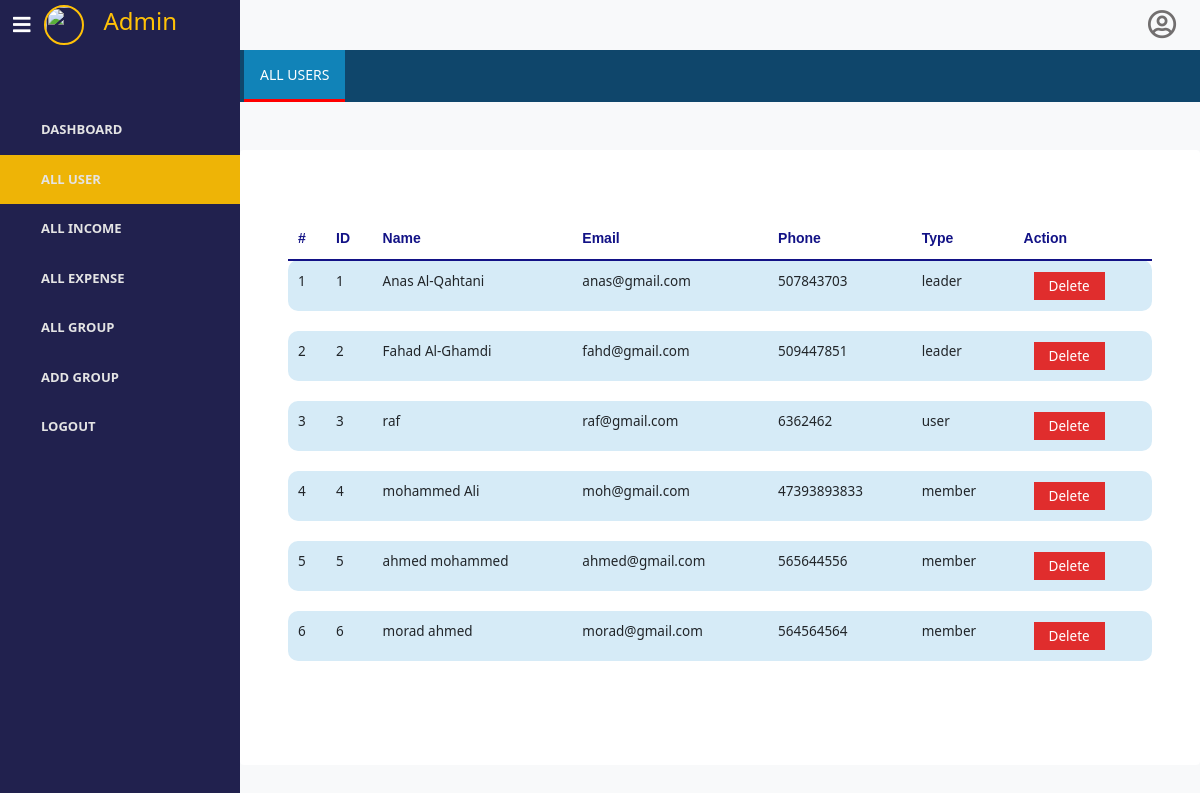
The app's page /admin/all_user.php with its own data.
### tables this page shows
CREATE TABLE `users` (
  `id` int(6) NOT NULL,
  `full_name` varchar(50) NOT NULL,
  `email` varchar(50) NOT NULL,
  `password` varchar(50) NOT NULL,
  `phone` varchar(50) DEFAULT NULL,
  `gender` varchar(10) NOT NULL,
  `img` blob DEFAULT NULL,
  `type` varchar(10) NOT NULL DEFAULT 'user',
  `admin_id` int(6) NOT NULL
);

### admin/all_user.php (the view, shortened to what this page needs)
<!DOCTYPE html>
<html lang="en">
<head>
    <link rel="stylesheet" href="../css/style.css">
   <link rel="stylesheet" href="https://cdn.jsdelivr.net/npm/bootstrap@5.0.1/dist/css/bootstrap.min.css">
    <link rel="stylesheet" href="https://use.fontawesome.com/releases/v5.7.2/css/all.css">
</head>
<body>
    <div class="px-0 bg-light">
        <div class="d-flex">
            <div class="d-flex align-items-center " id="navbar"> <button class="navbar-toggler" type="button" data-bs-toggle="collapse" data-bs-target="#navbar-items" aria-controls="navbarSupportedContent" aria-expanded="true" aria-label="Toggle navigation"> <span class="fas fa-bars"></span> </button> <div class="d-flex topdashboard">
                <img src="../userimg.png" width="40" height="40">
                <h4>Admin</h4>
            </div> </div>
            <div id="navbar2" class="d-flex justify-content-end pe-4"> <span class="far fa-user-circle "></span> </div>
        </div>
        <div class="d-md-flex">
            <ul id="navbar-items" class="p-0">
                <a href="admin_dashboard.php"><li > <span class="ps-3 name ">Dashboard</span> </li></a>
                <a href="all_user.php"> <li class="active" > <span class="ps-3 name">All USER</span> </li></a>
                <a href="all_income.php"><li>  <span class="ps-3 name">ALL INCOME</span> </li></a>
                <a href="all_expense.php"><li>  <span class="ps-3 name">ALL EXPENSE</span> </li></a>
                <a href="all_group.php"><li>  <span class="ps-3 name">ALL GROUP</span> </li></a>
                <a href="add_group.php"><li> <span class="ps-3 name">ADD GROUP</span> </li></a>
                <a href="index.php"><li> <span class="ps-3 name">Logout</span> </li></a>
            </ul>
            <div id="topnavbar">
                <div class="topnav mb-3">
                    <div class="d-flex px-1"> <a href="#home" class="active">All Users</a>  </div>
                </div>
                <div class="container rounded mt-5 bg-white p-md-5">
                    <div class="table-responsive">
                        <table class="table">
                            <thead>
                                <tr>
                                    <th scope="col">#</th>
                                    <th scope="col">ID</th>
                                    <th scope="col">Name</th>
                                    <th scope="col">Email</th>
                                    <th scope="col">Phone</th>
                                    <th scope="col">Type</th>
                                    <th scope="col">Action</th>
                                </tr>
                            </thead>
                            <tbody>
                            <?php
                                $i=1;
                                include('../database/connect.php');
                                  $query="SELECT * FROM users";
                                  if($result=mysqli_query($connect,$query))
                                     {
                                      if(mysqli_num_rows($result)>0)
                                        {
                                         while($row=mysqli_fetch_array($result))
                                                        {
                                                            ?>
                                                            <tr class='bg-blue'>
                                                            <td> <?php echo $i ?> </td>
                                                            <td> <?php echo $row['id']; ?> </td>
                                                            <td> <?php echo $row['full_name'] ?> </td>
                                                            <td> <?php echo $row['email']; ?> </td>
                                                            <td> <?php echo $row['phone']; ?> </td>
                                                            <td> <?php echo $row['type']; ?> </td>
                                                           <td> <a type="buttan" class='delete_btn delete'>Delete</a></td>
                                                        </tr>
                                                          <?php
                                                        echo "<tr id='spacing-row'>";
                                                        echo "<td></td>";
                                                        echo "</tr>";
                                                        $i++;
                                                        }
                                                    }
                                                    else
                                                    {
                                                    echo "null record";
                                                    }
                                                }
                                                else
                                                {
                                                    echo "thats problem is select $query.".mysqli_error($connect)."<br>";
                                                }
                                                ?>
                            </tbody>
                        </table>
                </div>
                </div>
            </div>
        </div>
    </div>
</body>
</html>

### css/style.css (style rules this page uses)
* { margin: 0; padding: 0; box-sizing: border-box; list-style: none; }
body { background-color: rgba(35,43,85,0.15) !important; }
a { text-decoration: none !important; }
.topdashboard { display: flex; align-items: center; }
.topdashboard img { border: 2px solid #ffc107; border-radius: 50%; }
.topdashboard h4 { margin-left: 20px; color:#ffc107 ; }
.topnav { background-color:rgb(15, 70, 107); overflow: hidden; }
.far.fa-user-circle { font-size: 29px; color: #726f6f; padding-top: 10px; }
.topnav a { float: left; display: block; color: #8d8b8b; font-weight: 800; font-size: 14px; text-transform: uppercase; padding: 14px 16px; text-decoration: none; border-bottom: 3px solid transparent; }
.topnav .active { background-color: #1183b8; color: #fff; font-weight: 500; border-bottom: 3px solid red; }
::placeholder { font-size: 10px; }
.container .table-responsive { margin: 20px auto; overflow-x: auto; }
.table thead tr th { font-size: 11px; color: #868585; padding: 10px 10px; }
.table tbody tr td { font-size: 13.5px; padding: 10px 10px; }
#navbar { width: 20%; background-color: #21214e !important; height: 50px; border: none; }
.fas.fa-bars { color: white; }
#navbar2 { width: 80%; }
#navbar-items { width: 20%; height: 100vh !important; background-color: #21214e; padding-top: 55px !important; }
ul#navbar-items li { color: rgb(228, 228, 228); padding: 15px 25px; font-weight: 600; text-transform: uppercase; font-size: 13px; display: flex; align-items: center; cursor: pointer; }
ul#navbar-items .active { background-color: #eeb406; font-weight: bold !important; }
#topnavbar { width: 80%; height: 90vh; }

### admin/all_user.php (style rules this page uses)
th { font-family: 'Poppins', sans-serif; font-weight: bold; font-size: 14px !important; color: #121286 !important; border-bottom: 2px solid #121286 !important; }
tbody .bg-blue { background-color: #d6ebf7; border-radius: 8px; }
#spacing-row { height: 8px; }
.table thead th,.table td { border: none; }
.table tbody td:first-child { border-bottom-left-radius: 10px; border-top-left-radius: 10px; }
.table tbody td:last-child { border-bottom-right-radius: 10px; border-top-right-radius: 10px; }
.delete { background-color: rgb(224, 45, 45); padding: 5px 15px; line-height: 30px; color: #fff; font-weight: 500; margin-left: 10px; }

### records on screen
users: id "1", full_name "Anas Al-Qahtani", email "anas@gmail.com", phone "507843703", type "leader"
users: id "2", full_name "Fahad Al-Ghamdi", email "fahd@gmail.com", phone "509447851", type "leader"
users: id "3", full_name "raf", email "raf@gmail.com", phone "6362462", type "user"
users: id "4", full_name "mohammed Ali", email "moh@gmail.com", phone "47393893833", type "member"
users: id "5", full_name "ahmed mohammed", email "ahmed@gmail.com", phone "565644556", type "member"
users: id "6", full_name "morad ahmed", email "morad@gmail.com", phone "564564564", type "member"
